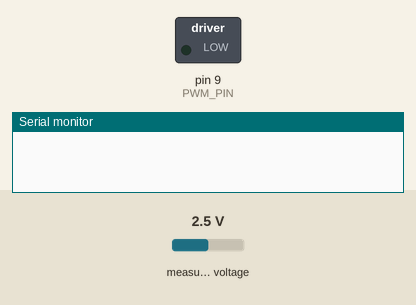
Simulated run of this sketch. Board: Arduino Uno, built with avr-gcc and run on an emulated ATmega328P. On the bench: switched loads named in the sketch (green lamp = pin HIGH), the last lines printed to the serial monitor. The test bench sets the inputs (shaded band); at power-on: measured voltage 2.5 V.

Above: at 0.1 s.
At 1.2 s:
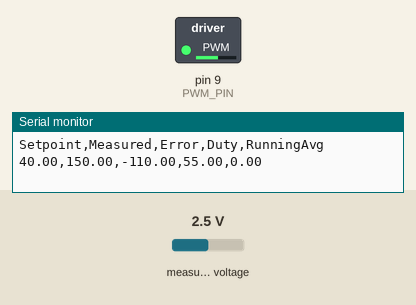
Timing chart, 0 to 2.7 s (numbered marks = the images above):
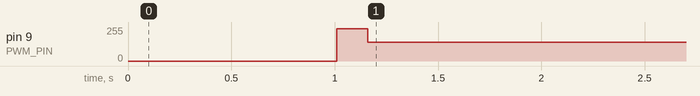

Measured:
- by itself, pin 9 (PWM_PIN): 242/255 → 140/255 at 1.2 s

The sketch:

Ping_Pong_Working_Better.ino
```cpp
/*
  GP2Y0A02YK0F -> analog low-pass -> ADS1115 -> Arduino Uno (I2C)
  Goal: maintain distance x_set_cm using PID + gentle feed-forward.
  Output: 5V PWM on pin 9 at ~8.2 kHz (drive a MOSFET/H-bridge, not the motor directly!)

  Library: "Adafruit ADS1X15" by Adafruit (plus "Adafruit BusIO")
*/

#include <Wire.h>
#include <Adafruit_ADS1X15.h>
#include <math.h>

Adafruit_ADS1115 ads;

// ===================== Adjust here =====================
/*** Setpoint & behavior ***/
float x_set_cm        = 40.0;     // distance target (cm)
const float STARTUP_DUTY = 0.95;  // open-loop duty for startup window (0..1)
const unsigned long STARTUP_MS = 1150UL;

/*** PID gains ***/
float Kp = 0.02;
float Ki = -0.00003;
float Kd = 0.175;

/*** Control direction ***/
// Set to -1 so that duty INCREASES when voltage DECREASES (your requirement).
// If your mechanics act the other way, change to +1.
const int PID_SIGN = -1;

/*** Feed-forward on voltage error (helps anticipate changes) ***/
float Kff = 0.05;                 // set 0 to disable
// Feed-forward uses (y_target - y_filtered); positive when actual voltage is low.
// That naturally increases duty to match your requirement, so no sign flip here.

/*** Duty cycle limits ***/
float DUTY_MIN = 0.45;            // 10%
float DUTY_MAX = 0.55;            // 90%

/*** Filtering knobs ***/
float emaAlpha = 0.20f;           // 0..1, higher = snappier, lower = smoother
float spikeVoltThreshold = 0.35f; // ignore sudden jumps > this (V)
bool  useSpikeClamp = true;

/*** ADS1115 channel and data rate ***/
int adsChannel = 0;               // AIN0
const uint16_t ADS_RATE = RATE_ADS1115_475SPS;  // or RATE_ADS1115_860SPS

/*** Serial output options ***/
#define DEBUG 1                   // set to 1 for Serial debug
#define USE_PLOTTER 1            // set to 1 for Serial Plotter format, 0 for Serial Monitor
#define PLOT_RATE_MS 50          // how often to send plotter data (milliseconds)

/*** Running average settings ***/
// Continuous average over entire runtime - uses minimal memory
const unsigned long RUNNING_AVG_PERIOD_MS = 0; // 0 = continuous (entire runtime)
const unsigned long AVG_DELAY_MS = 30000UL; // Wait 30 seconds before starting average
// ======================================================

// Equation constants (y volts <-> x cm)   y(x) = A/(x+B) + C
const float A_c = 83.3907f;
const float B_c = 16.6889f;
const float C_c = -0.07427f;

// Timer1 for ~8.2 kHz PWM on pin 9 (OC1A)
const uint16_t PWM_TOP = 1951;  // 16e6 / (1*(1+TOP)) ≈ 8.2 kHz

#define PWM_PIN 9

// --- state ---
float yMedian = 0, yEMA = 0, yFiltered = 0;
float lastError = 0, integ = 0;
unsigned long lastUpdateUs = 0;
const unsigned long CONTROL_PERIOD_US = 5000; // 200 Hz control (5 ms)

// --- Continuous running average state (memory efficient) ---
float totalSum = 0.0;
uint32_t sampleCount = 0;
float runningAverage = 0.0;
bool averageValid = false;

float median5(float v);
float y_from_x(float x_cm);
float x_from_y(float y_v);
void  pwmSetup();
void  setDuty(float duty01);
float readSensorVolt();
void  updateRunningAverage(float distance, unsigned long timestamp);
float getRunningAverage();

void setup() {
  #if DEBUG
    Serial.begin(115200);
    delay(1000);
    #if USE_PLOTTER
      Serial.println(F("Setpoint,Measured,Error,Duty,RunningAvg"));  // Headers for plotter
    #else
      Serial.println(F("Starting..."));
    #endif
  #endif

  // I2C / ADS1115
  Wire.begin(); // use the Uno's SDA/SCL-labeled header
  if (!ads.begin()) {
    #if DEBUG && !USE_PLOTTER
      Serial.println(F("ADS1115 not found! Check wiring/power."));
    #endif
    while (1) { delay(100); }
  }
  ads.setGain(GAIN_ONE);            // +/- 4.096 V (good for ~0..3V sensor)
  ads.setDataRate(ADS_RATE);        // speed vs noise tradeoff

  // Prime filters with first reading
  float y0 = readSensorVolt();
  yMedian = y0;
  yEMA    = y0;
  yFiltered = y0;

  // PWM @ ~8.2 kHz on pin 9
  pwmSetup();

  lastUpdateUs = micros();
}

void loop() {
  unsigned long now = micros();
  unsigned long nowMs = millis();

  // --- Open-loop startup window ---
  if (nowMs < STARTUP_MS) {
    setDuty(STARTUP_DUTY);
    return;
  }

  // --- Run control at fixed rate ---
  if (now - lastUpdateUs < CONTROL_PERIOD_US) return;
  float dt = (now - lastUpdateUs) * 1e-6f; // seconds
  lastUpdateUs = now;

  // --- Measure & filter voltage ---
  float y = readSensorVolt();        // raw volts

  // median-of-5 to crush sharp spikes
  float yMed = median5(y);

  // EMA low-pass
  yEMA = (1.0f - emaAlpha) * yEMA + emaAlpha * yMed;

  // Optional spike clamp: ignore absurd jumps even after median
  if (useSpikeClamp && fabsf(yMed - yEMA) > spikeVoltThreshold) {
    yFiltered = yEMA; // hold near EMA
  } else {
    yFiltered = yEMA;
  }

  // --- Convert to estimated distance (cm) ---
  float x_meas_cm = x_from_y(yFiltered);

  // Keep within sensor's reliable band (optional)
  if (x_meas_cm < 18)  x_meas_cm = 18;
  if (x_meas_cm > 150) x_meas_cm = 150;

  // --- Update running average ---
  updateRunningAverage(x_meas_cm, nowMs);

  // --- PID on distance error (cm) ---
  float error = x_set_cm - x_meas_cm;

  // Integral with anti-windup (only integrate if not saturating badly)
  float dutyNow = (float)OCR1A / (float)PWM_TOP;
  bool atUpper = dutyNow >= (DUTY_MAX - 0.001f);
  bool atLower = dutyNow <= (DUTY_MIN + 0.001f);
  if (!(atUpper && error > 0) && !(atLower && error < 0)) {
    integ += error * dt;
  }

  float deriv = (error - lastError) / dt;
  lastError = error;

  // Apply PID_SIGN so duty increases when voltage decreases
  float u_pid = PID_SIGN * (Kp * error + Ki * integ + Kd * deriv);

  // --- Feed-forward using voltage error (anticipate changes) ---
  float y_target = y_from_x(x_set_cm);
  float eV = y_target - yFiltered;   // positive when measured voltage is low
  float u_ff = Kff * eV;             // naturally increases duty when voltage drops

  // Combine & map to duty. Start from current duty to avoid big steps.
  float dutyCmd = dutyNow + u_pid + u_ff;

  // Clamp to configured limits
  if (dutyCmd < DUTY_MIN) dutyCmd = DUTY_MIN;
  if (dutyCmd > DUTY_MAX) dutyCmd = DUTY_MAX;

  setDuty(dutyCmd);

  #if DEBUG
    static uint32_t lastPlotMs = 0;
    if (nowMs - lastPlotMs >= PLOT_RATE_MS) {
      lastPlotMs = nowMs;

      #if USE_PLOTTER
        // Serial Plotter format: comma-separated values, no labels
        Serial.print(x_set_cm);        // Setpoint
        Serial.print(",");
        Serial.print(x_meas_cm);       // Measured distance
        Serial.print(",");
        Serial.print(error);           // Error
        Serial.print(",");
        Serial.print(dutyCmd * 100);   // Duty cycle as percentage (0-100)
        Serial.print(",");
        Serial.print(getRunningAverage()); // Continuous running average
        Serial.println();
      #else
        // Serial Monitor format: labeled values
        Serial.print(F("y(V)="));   Serial.print(yFiltered, 3);
        Serial.print(F("  x(cm)="));Serial.print(x_meas_cm, 1);
        Serial.print(F("  err="));  Serial.print(error, 2);
        Serial.print(F("  duty=")); Serial.print(dutyCmd, 3);
        Serial.print(F("  avgAll=")); Serial.println(getRunningAverage(), 2);
      #endif
    }
  #endif
}

// ======= Helpers =======

// Sensor model: y(x) = A/(x+B) + C
float y_from_x(float x_cm) {
  return (A_c / (x_cm + B_c)) + C_c;
}

// Inverse: x(y) = A/(y - C) - B
float x_from_y(float y_v) {
  float denom = (y_v - C_c);
  // Prevent division by ~0 near asymptote
  if (fabsf(denom) < 1e-4f) denom = (denom >= 0 ? 1e-4f : -1e-4f);
  return (A_c / denom) - B_c;
}

// Median of 5 (small ring buffer)
float median5(float v) {
  static float buf[5];
  static uint8_t idx = 0;
  static bool primed = false;

  if (!primed) {
    for (int i = 0; i < 5; ++i) buf[i] = v;
    primed = true;
  }
  buf[idx] = v;
  idx = (idx + 1) % 5;

  float a[5];
  for (int i = 0; i < 5; ++i) a[i] = buf[i];

  // insertion sort small array
  for (int i = 1; i < 5; ++i) {
    float key = a[i];
    int j = i - 1;
    while (j >= 0 && a[j] > key) { a[j+1] = a[j]; j--; }
    a[j+1] = key;
  }
  return a[2];
}

float readSensorVolt() {
  int16_t raw = ads.readADC_SingleEnded(adsChannel);
  // Convert counts to volts using library helper (respects current gain)
  float y = ads.computeVolts(raw);
  if (y < 0) y = 0;
  return y;
}

void pwmSetup() {
  pinMode(PWM_PIN, OUTPUT);
  // Timer1 Fast PWM, mode 14 (WGM13:0 = 1110), non-inverting on OC1A
  TCCR1A = 0;
  TCCR1B = 0;
  TCCR1A |= (1 << COM1A1);            // OC1A non-inverting
  TCCR1A |= (1 << WGM11);
  TCCR1B |= (1 << WGM12) | (1 << WGM13);
  ICR1 = PWM_TOP;                     // TOP -> sets frequency (~8.2 kHz)
  TCCR1B |= (1 << CS10);              // prescaler 1
  OCR1A = (uint16_t)(STARTUP_DUTY * PWM_TOP); // initial
}

void setDuty(float duty01) {
  if (duty01 < 0) duty01 = 0;
  if (duty01 > 1) duty01 = 1;
  OCR1A = (uint16_t)(duty01 * PWM_TOP + 0.5f);
}

// Update the continuous running average (memory efficient)
void updateRunningAverage(float distance, unsigned long timestamp) {
  // Don't start averaging until 30 seconds have passed
  if (timestamp < AVG_DELAY_MS) {
    averageValid = false;
    return;
  }

  sampleCount++;
  totalSum += distance;
  runningAverage = totalSum / sampleCount;
  averageValid = true;
}

// Get the continuous running average rounded to 2 significant figures
float getRunningAverage() {
  if (averageValid) {
    // Round to 2 significant figures
    if (runningAverage == 0.0) return 0.0;

    float magnitude = pow(10.0, floor(log10(fabs(runningAverage))) - 2);
    return round(runningAverage / magnitude) * magnitude;
  } else {
    return 0.0; // or return current measurement if no valid average yet
  }
}
```
